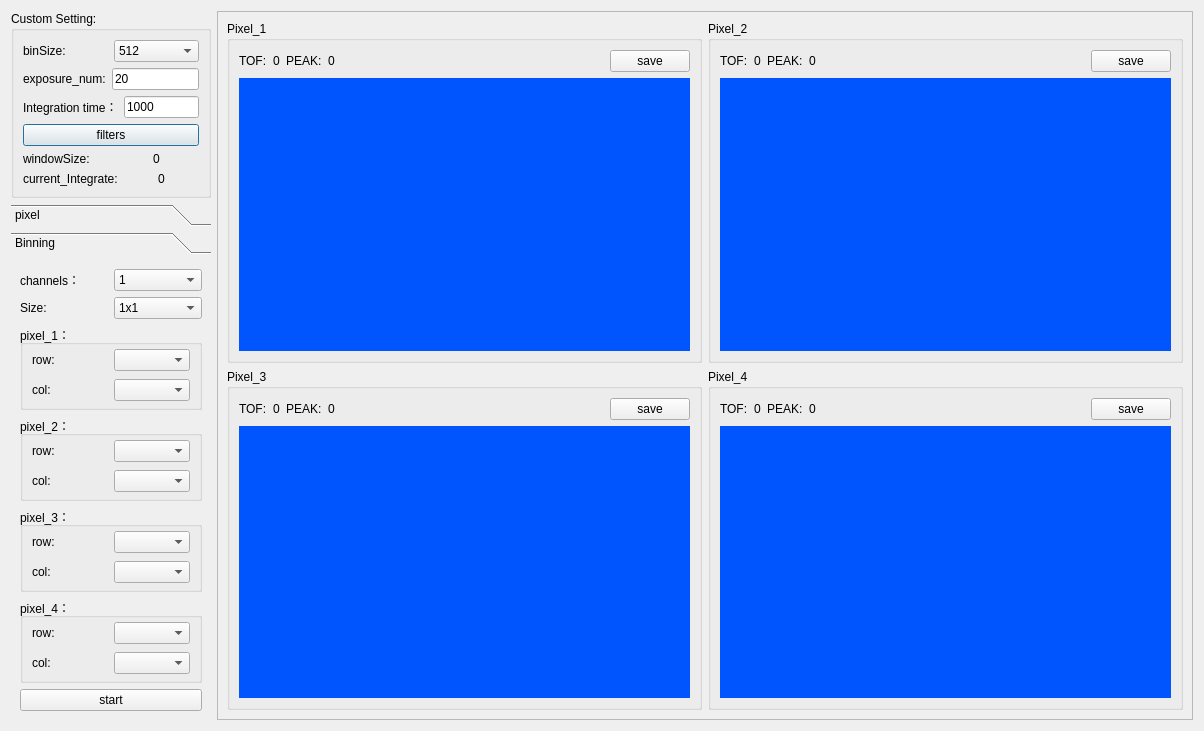
<?xml version="1.0" encoding="UTF-8"?>
<ui version="4.0">
 <class>Hist_MA_Dialog</class>
 <widget class="QDialog" name="Hist_MA_Dialog">
  <property name="geometry">
   <rect>
    <x>0</x>
    <y>0</y>
    <width>1204</width>
    <height>731</height>
   </rect>
  </property>
  <property name="windowTitle">
   <string>MA功能界面</string>
  </property>
  <property name="windowIcon">
   <iconset resource="imgsource.qrc">
    <normaloff>:/new/prefix1/images/ccComputeStat.png</normaloff>:/new/prefix1/images/ccComputeStat.png</iconset>
  </property>
  <layout class="QGridLayout" name="gridLayout_4">
   <item row="0" column="0">
    <widget class="QGroupBox" name="groupBox">
     <property name="maximumSize">
      <size>
       <width>200</width>
       <height>16777215</height>
      </size>
     </property>
     <property name="title">
      <string>Custom Setting:</string>
     </property>
     <layout class="QGridLayout" name="gridLayout_13">
      <item row="0" column="0">
       <layout class="QHBoxLayout" name="horizontalLayout_2">
        <item>
         <widget class="QLabel" name="label_2">
          <property name="text">
           <string>binSize:</string>
          </property>
         </widget>
        </item>
        <item>
         <widget class="QComboBox" name="binSize_comboBox">
          <property name="currentIndex">
           <number>3</number>
          </property>
          <item>
           <property name="text">
            <string>64</string>
           </property>
          </item>
          <item>
           <property name="text">
            <string>128</string>
           </property>
          </item>
          <item>
           <property name="text">
            <string>256</string>
           </property>
          </item>
          <item>
           <property name="text">
            <string>512</string>
           </property>
          </item>
          <item>
           <property name="text">
            <string>1024</string>
           </property>
          </item>
          <item>
           <property name="text">
            <string>4096</string>
           </property>
          </item>
         </widget>
        </item>
       </layout>
      </item>
      <item row="1" column="0">
       <layout class="QHBoxLayout" name="horizontalLayout_4">
        <item>
         <widget class="QLabel" name="label_7">
          <property name="text">
           <string>exposure_num:</string>
          </property>
         </widget>
        </item>
        <item>
         <widget class="QLineEdit" name="exposure_num_lineEdit">
          <property name="text">
           <string>20</string>
          </property>
         </widget>
        </item>
       </layout>
      </item>
      <item row="2" column="0">
       <layout class="QHBoxLayout" name="horizontalLayout_3">
        <item>
         <widget class="QLabel" name="label_6">
          <property name="text">
           <string>Integration time：</string>
          </property>
         </widget>
        </item>
        <item>
         <widget class="QLineEdit" name="IntegrationTime_lineEdit">
          <property name="text">
           <string>1000</string>
          </property>
         </widget>
        </item>
       </layout>
      </item>
      <item row="3" column="0">
       <widget class="QPushButton" name="filters_pushButton">
        <property name="text">
         <string>filters</string>
        </property>
       </widget>
      </item>
      <item row="4" column="0">
       <layout class="QHBoxLayout" name="horizontalLayout_5">
        <item>
         <widget class="QLabel" name="label_8">
          <property name="text">
           <string>windowSize:</string>
          </property>
         </widget>
        </item>
        <item>
         <widget class="QLabel" name="windowSize_label">
          <property name="text">
           <string>0</string>
          </property>
          <property name="alignment">
           <set>Qt::AlignCenter</set>
          </property>
         </widget>
        </item>
       </layout>
      </item>
      <item row="5" column="0">
       <layout class="QHBoxLayout" name="horizontalLayout_6">
        <item>
         <widget class="QLabel" name="label_9">
          <property name="text">
           <string>current_Integrate:</string>
          </property>
         </widget>
        </item>
        <item>
         <widget class="QLabel" name="currentExposureNum_label">
          <property name="text">
           <string>0</string>
          </property>
          <property name="alignment">
           <set>Qt::AlignCenter</set>
          </property>
         </widget>
        </item>
       </layout>
      </item>
     </layout>
     <zorder>filters_pushButton</zorder>
     <zorder>toolBox</zorder>
    </widget>
   </item>
   <item row="0" column="1" rowspan="2">
    <widget class="QFrame" name="frame">
     <property name="frameShape">
      <enum>QFrame::StyledPanel</enum>
     </property>
     <property name="frameShadow">
      <enum>QFrame::Raised</enum>
     </property>
     <layout class="QGridLayout" name="gridLayout_9">
      <item row="0" column="0">
       <widget class="QGroupBox" name="MA_groupBox_1">
        <property name="title">
         <string>Pixel_1</string>
        </property>
        <layout class="QGridLayout" name="gridLayout_2" rowstretch="1,10">
         <item row="0" column="0">
          <layout class="QHBoxLayout" name="horizontalLayout_8">
           <item>
            <widget class="QLabel" name="label_3">
             <property name="text">
              <string>TOF:</string>
             </property>
            </widget>
           </item>
           <item>
            <widget class="QLabel" name="binningTof_label">
             <property name="styleSheet">
              <string notr="true">
font: 10pt &quot;黑体&quot;;</string>
             </property>
             <property name="text">
              <string>0</string>
             </property>
             <property name="alignment">
              <set>Qt::AlignLeading|Qt::AlignLeft|Qt::AlignVCenter</set>
             </property>
            </widget>
           </item>
           <item>
            <widget class="QLabel" name="label_13">
             <property name="text">
              <string>PEAK:</string>
             </property>
            </widget>
           </item>
           <item>
            <widget class="QLabel" name="binningPeak_label">
             <property name="styleSheet">
              <string notr="true">font: 10pt &quot;黑体&quot;;</string>
             </property>
             <property name="text">
              <string>0</string>
             </property>
             <property name="alignment">
              <set>Qt::AlignLeading|Qt::AlignLeft|Qt::AlignVCenter</set>
             </property>
            </widget>
           </item>
           <item>
            <spacer name="horizontalSpacer">
             <property name="orientation">
              <enum>Qt::Horizontal</enum>
             </property>
             <property name="sizeHint" stdset="0">
              <size>
               <width>223</width>
               <height>17</height>
              </size>
             </property>
            </spacer>
           </item>
           <item>
            <widget class="QPushButton" name="save_MA1_pushButton">
             <property name="text">
              <string>save</string>
             </property>
            </widget>
           </item>
          </layout>
         </item>
         <item row="1" column="0">
          <widget class="QCustomPlot" name="MA_1_widget" native="true">
           <property name="styleSheet">
            <string notr="true">background-color: rgb(0, 85, 255);</string>
           </property>
          </widget>
         </item>
        </layout>
       </widget>
      </item>
      <item row="0" column="1">
       <widget class="QGroupBox" name="MA_groupBox_2">
        <property name="title">
         <string>Pixel_2</string>
        </property>
        <layout class="QGridLayout" name="gridLayout_6" rowstretch="1,10">
         <item row="0" column="0">
          <layout class="QHBoxLayout" name="horizontalLayout_9">
           <item>
            <widget class="QLabel" name="label_14">
             <property name="text">
              <string>TOF:</string>
             </property>
            </widget>
           </item>
           <item>
            <widget class="QLabel" name="binningTof_label_2">
             <property name="styleSheet">
              <string notr="true">font: 10pt &quot;黑体&quot;;</string>
             </property>
             <property name="text">
              <string>0</string>
             </property>
             <property name="alignment">
              <set>Qt::AlignLeading|Qt::AlignLeft|Qt::AlignVCenter</set>
             </property>
            </widget>
           </item>
           <item>
            <widget class="QLabel" name="label_15">
             <property name="text">
              <string>PEAK:</string>
             </property>
            </widget>
           </item>
           <item>
            <widget class="QLabel" name="binningPeak_label_2">
             <property name="styleSheet">
              <string notr="true">font: 10pt &quot;黑体&quot;;</string>
             </property>
             <property name="text">
              <string>0</string>
             </property>
             <property name="alignment">
              <set>Qt::AlignLeading|Qt::AlignLeft|Qt::AlignVCenter</set>
             </property>
            </widget>
           </item>
           <item>
            <spacer name="horizontalSpacer_2">
             <property name="orientation">
              <enum>Qt::Horizontal</enum>
             </property>
             <property name="sizeHint" stdset="0">
              <size>
               <width>223</width>
               <height>17</height>
              </size>
             </property>
            </spacer>
           </item>
           <item>
            <widget class="QPushButton" name="save_MA2_pushButton">
             <property name="text">
              <string>save</string>
             </property>
            </widget>
           </item>
          </layout>
         </item>
         <item row="1" column="0">
          <widget class="QCustomPlot" name="MA_2_widget" native="true">
           <property name="styleSheet">
            <string notr="true">background-color: rgb(0, 85, 255);</string>
           </property>
          </widget>
         </item>
        </layout>
       </widget>
      </item>
      <item row="1" column="0">
       <widget class="QGroupBox" name="MA_groupBox_3">
        <property name="title">
         <string>Pixel_3</string>
        </property>
        <layout class="QGridLayout" name="gridLayout_7" rowstretch="1,10">
         <item row="0" column="0">
          <layout class="QHBoxLayout" name="horizontalLayout_10">
           <item>
            <widget class="QLabel" name="label_16">
             <property name="text">
              <string>TOF:</string>
             </property>
            </widget>
           </item>
           <item>
            <widget class="QLabel" name="binningTof_label_3">
             <property name="styleSheet">
              <string notr="true">font: 10pt &quot;黑体&quot;;</string>
             </property>
             <property name="text">
              <string>0</string>
             </property>
             <property name="alignment">
              <set>Qt::AlignLeading|Qt::AlignLeft|Qt::AlignVCenter</set>
             </property>
            </widget>
           </item>
           <item>
            <widget class="QLabel" name="label_17">
             <property name="text">
              <string>PEAK:</string>
             </property>
            </widget>
           </item>
           <item>
            <widget class="QLabel" name="binningPeak_label_3">
             <property name="styleSheet">
              <string notr="true">font: 10pt &quot;黑体&quot;;</string>
             </property>
             <property name="text">
              <string>0</string>
             </property>
             <property name="alignment">
              <set>Qt::AlignLeading|Qt::AlignLeft|Qt::AlignVCenter</set>
             </property>
            </widget>
           </item>
           <item>
            <spacer name="horizontalSpacer_3">
             <property name="orientation">
              <enum>Qt::Horizontal</enum>
             </property>
             <property name="sizeHint" stdset="0">
              <size>
               <width>223</width>
               <height>17</height>
              </size>
             </property>
            </spacer>
           </item>
           <item>
            <widget class="QPushButton" name="save_MA3_pushButton">
             <property name="text">
              <string>save</string>
             </property>
            </widget>
           </item>
          </layout>
         </item>
         <item row="1" column="0">
          <widget class="QCustomPlot" name="MA_3_widget" native="true">
           <property name="styleSheet">
            <string notr="true">background-color: rgb(0, 85, 255);</string>
           </property>
          </widget>
         </item>
        </layout>
       </widget>
      </item>
      <item row="1" column="1">
       <widget class="QGroupBox" name="MA_groupBox_4">
        <property name="title">
         <string>Pixel_4</string>
        </property>
        <layout class="QGridLayout" name="gridLayout_8" rowstretch="1,10">
         <item row="0" column="0">
          <layout class="QHBoxLayout" name="horizontalLayout_11">
           <item>
            <widget class="QLabel" name="label_18">
             <property name="text">
              <string>TOF:</string>
             </property>
            </widget>
           </item>
           <item>
            <widget class="QLabel" name="binningTof_label_4">
             <property name="styleSheet">
              <string notr="true">font: 10pt &quot;黑体&quot;;</string>
             </property>
             <property name="text">
              <string>0</string>
             </property>
             <property name="alignment">
              <set>Qt::AlignLeading|Qt::AlignLeft|Qt::AlignVCenter</set>
             </property>
            </widget>
           </item>
           <item>
            <widget class="QLabel" name="label_19">
             <property name="text">
              <string>PEAK:</string>
             </property>
            </widget>
           </item>
           <item>
            <widget class="QLabel" name="binningPeak_label_4">
             <property name="styleSheet">
              <string notr="true">font: 10pt &quot;黑体&quot;;</string>
             </property>
             <property name="text">
              <string>0</string>
             </property>
             <property name="alignment">
              <set>Qt::AlignLeading|Qt::AlignLeft|Qt::AlignVCenter</set>
             </property>
            </widget>
           </item>
           <item>
            <spacer name="horizontalSpacer_4">
             <property name="orientation">
              <enum>Qt::Horizontal</enum>
             </property>
             <property name="sizeHint" stdset="0">
              <size>
               <width>223</width>
               <height>17</height>
              </size>
             </property>
            </spacer>
           </item>
           <item>
            <widget class="QPushButton" name="save_MA1_pushButton_4">
             <property name="text">
              <string>save</string>
             </property>
            </widget>
           </item>
          </layout>
         </item>
         <item row="1" column="0">
          <widget class="QCustomPlot" name="MA_4_widget" native="true">
           <property name="styleSheet">
            <string notr="true">background-color: rgb(0, 85, 255);</string>
           </property>
          </widget>
         </item>
        </layout>
       </widget>
      </item>
     </layout>
    </widget>
   </item>
   <item row="1" column="0">
    <widget class="QToolBox" name="toolBox">
     <property name="maximumSize">
      <size>
       <width>200</width>
       <height>16777215</height>
      </size>
     </property>
     <property name="currentIndex">
      <number>1</number>
     </property>
     <widget class="QWidget" name="page">
      <property name="geometry">
       <rect>
        <x>0</x>
        <y>0</y>
        <width>200</width>
        <height>464</height>
       </rect>
      </property>
      <attribute name="label">
       <string>pixel</string>
      </attribute>
      <widget class="QGroupBox" name="groupBox_2">
       <property name="geometry">
        <rect>
         <x>25</x>
         <y>10</y>
         <width>141</width>
         <height>91</height>
        </rect>
       </property>
       <property name="title">
        <string>pixel_1：</string>
       </property>
       <layout class="QGridLayout" name="gridLayout_3">
        <item row="0" column="0">
         <widget class="QLabel" name="label_4">
          <property name="text">
           <string>row:</string>
          </property>
         </widget>
        </item>
        <item row="0" column="1">
         <widget class="QComboBox" name="channel_1_row_comboBox"/>
        </item>
        <item row="1" column="0">
         <widget class="QLabel" name="label_5">
          <property name="text">
           <string>col:</string>
          </property>
         </widget>
        </item>
        <item row="1" column="1">
         <widget class="QComboBox" name="channel_1_col_comboBox"/>
        </item>
       </layout>
      </widget>
      <widget class="QPushButton" name="start_pushButton">
       <property name="geometry">
        <rect>
         <x>29</x>
         <y>140</y>
         <width>121</width>
         <height>20</height>
        </rect>
       </property>
       <property name="text">
        <string>start</string>
       </property>
      </widget>
     </widget>
     <widget class="QWidget" name="page_2">
      <property name="geometry">
       <rect>
        <x>0</x>
        <y>0</y>
        <width>200</width>
        <height>464</height>
       </rect>
      </property>
      <attribute name="label">
       <string>Binning</string>
      </attribute>
      <layout class="QGridLayout" name="gridLayout">
       <item row="0" column="0">
        <layout class="QHBoxLayout" name="horizontalLayout">
         <item>
          <widget class="QLabel" name="label">
           <property name="text">
            <string>channels：</string>
           </property>
          </widget>
         </item>
         <item>
          <widget class="QComboBox" name="channels_comboBox">
           <item>
            <property name="text">
             <string>1</string>
            </property>
           </item>
           <item>
            <property name="text">
             <string>2</string>
            </property>
           </item>
           <item>
            <property name="text">
             <string>3</string>
            </property>
           </item>
           <item>
            <property name="text">
             <string>4</string>
            </property>
           </item>
          </widget>
         </item>
        </layout>
       </item>
       <item row="1" column="0">
        <layout class="QHBoxLayout" name="horizontalLayout_7">
         <item>
          <widget class="QLabel" name="label_10">
           <property name="text">
            <string>Size:</string>
           </property>
          </widget>
         </item>
         <item>
          <widget class="QComboBox" name="binning_size_comboBox">
           <item>
            <property name="text">
             <string>1x1</string>
            </property>
           </item>
           <item>
            <property name="text">
             <string>2x2</string>
            </property>
           </item>
           <item>
            <property name="text">
             <string>4X4</string>
            </property>
           </item>
          </widget>
         </item>
        </layout>
       </item>
       <item row="2" column="0">
        <widget class="QGroupBox" name="binning_groupBox_1">
         <property name="title">
          <string>pixel_1：</string>
         </property>
         <layout class="QGridLayout" name="gridLayout_5">
          <property name="topMargin">
           <number>2</number>
          </property>
          <property name="bottomMargin">
           <number>2</number>
          </property>
          <item row="0" column="1">
           <widget class="QComboBox" name="channel1_bin_row_comboBox"/>
          </item>
          <item row="1" column="0">
           <widget class="QLabel" name="label_12">
            <property name="text">
             <string>col:</string>
            </property>
           </widget>
          </item>
          <item row="1" column="1">
           <widget class="QComboBox" name="channel1_bin_col_comboBox"/>
          </item>
          <item row="0" column="0">
           <widget class="QLabel" name="label_11">
            <property name="text">
             <string>row:</string>
            </property>
           </widget>
          </item>
         </layout>
        </widget>
       </item>
       <item row="3" column="0">
        <widget class="QGroupBox" name="binning_groupBox_2">
         <property name="title">
          <string>pixel_2：</string>
         </property>
         <layout class="QGridLayout" name="gridLayout_10">
          <property name="topMargin">
           <number>2</number>
          </property>
          <property name="bottomMargin">
           <number>2</number>
          </property>
          <item row="0" column="1">
           <widget class="QComboBox" name="channel2_bin_row_comboBox"/>
          </item>
          <item row="1" column="0">
           <widget class="QLabel" name="label_20">
            <property name="text">
             <string>col:</string>
            </property>
           </widget>
          </item>
          <item row="1" column="1">
           <widget class="QComboBox" name="channel2_bin_col_comboBox"/>
          </item>
          <item row="0" column="0">
           <widget class="QLabel" name="label_21">
            <property name="text">
             <string>row:</string>
            </property>
           </widget>
          </item>
         </layout>
        </widget>
       </item>
       <item row="4" column="0">
        <widget class="QGroupBox" name="binning_groupBox_3">
         <property name="title">
          <string>pixel_3：</string>
         </property>
         <layout class="QGridLayout" name="gridLayout_11">
          <property name="topMargin">
           <number>2</number>
          </property>
          <property name="bottomMargin">
           <number>2</number>
          </property>
          <item row="0" column="1">
           <widget class="QComboBox" name="channel3_bin_row_comboBox"/>
          </item>
          <item row="1" column="0">
           <widget class="QLabel" name="label_22">
            <property name="text">
             <string>col:</string>
            </property>
           </widget>
          </item>
          <item row="1" column="1">
           <widget class="QComboBox" name="channel3_bin_col_comboBox"/>
          </item>
          <item row="0" column="0">
           <widget class="QLabel" name="label_23">
            <property name="text">
             <string>row:</string>
            </property>
           </widget>
          </item>
         </layout>
        </widget>
       </item>
       <item row="5" column="0">
        <widget class="QGroupBox" name="binning_groupBox_4">
         <property name="title">
          <string>pixel_4：</string>
         </property>
         <layout class="QGridLayout" name="gridLayout_12">
          <property name="topMargin">
           <number>2</number>
          </property>
          <property name="bottomMargin">
           <number>2</number>
          </property>
          <item row="0" column="1">
           <widget class="QComboBox" name="channel4_bin_row_comboBox"/>
          </item>
          <item row="1" column="0">
           <widget class="QLabel" name="label_24">
            <property name="text">
             <string>col:</string>
            </property>
           </widget>
          </item>
          <item row="1" column="1">
           <widget class="QComboBox" name="channel4_bin_col_comboBox"/>
          </item>
          <item row="0" column="0">
           <widget class="QLabel" name="label_25">
            <property name="text">
             <string>row:</string>
            </property>
           </widget>
          </item>
         </layout>
        </widget>
       </item>
       <item row="6" column="0">
        <widget class="QPushButton" name="bin_start_pushButton">
         <property name="text">
          <string>start</string>
         </property>
        </widget>
       </item>
      </layout>
     </widget>
    </widget>
   </item>
  </layout>
 </widget>
 <customwidgets>
  <customwidget>
   <class>QCustomPlot</class>
   <extends>QWidget</extends>
   <header>qcustomplot.h</header>
   <container>1</container>
  </customwidget>
 </customwidgets>
 <resources>
  <include location="imgsource.qrc"/>
 </resources>
 <connections/>
</ui>
